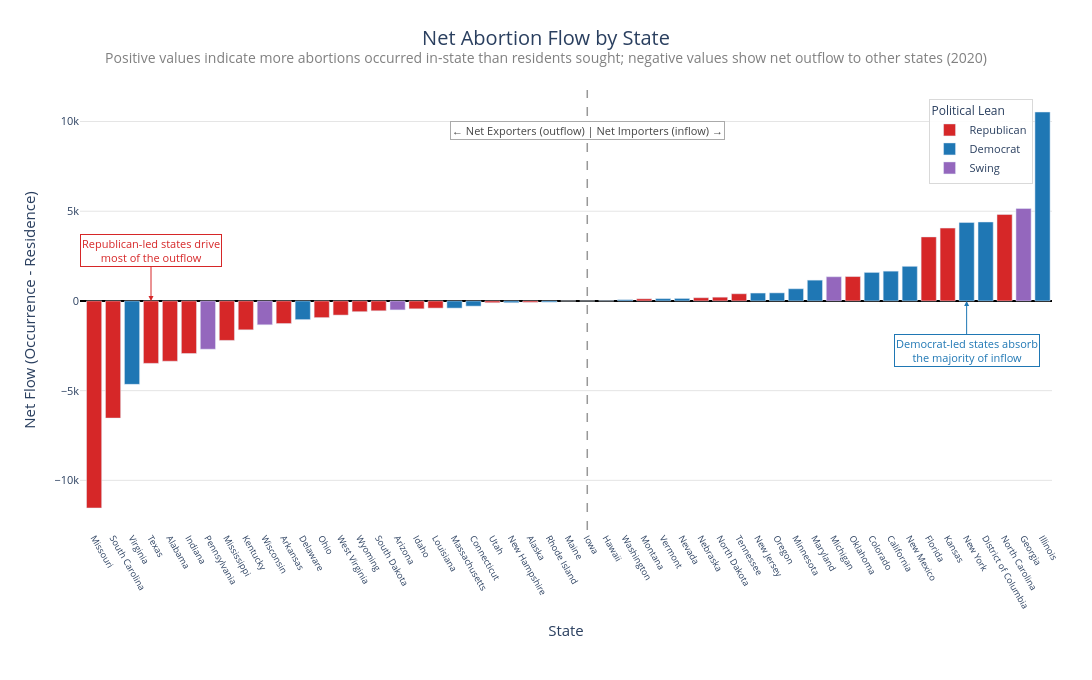

The notebook cell saved with this chart:
### Code cell
# Remove old annotations first (if re-running)
fig2.layout.annotations = []

# Annotation 1: Importer/Exporter dividing line
# Find the approximate x-index where bars cross zero — around "Louisiana" or nearby
fig2.add_vline(
    x="Iowa",  # adjust to whichever state is the last negative bar
    line_dash="dash",
    line_color="#555",
    line_width=1.5,
    opacity=0.6
)

fig2.add_annotation(
    x="Iowa",
    y=9500,
    text="← Net Exporters (outflow) | Net Importers (inflow) →",
    showarrow=False,
    font=dict(size=11, color="#444"),
    bgcolor="white",
    bordercolor="#aaa",
    borderwidth=1,
    xanchor="center"
)

# Annotation 2: Red states = exporters
fig2.add_annotation(
    x="Texas",
    y=0,
    text="Republican-led states drive<br>most of the outflow",
    showarrow=True,
    arrowhead=2,
    arrowcolor="#d62728",
    ax=0,
    ay=-50,
    font=dict(size=11, color="#d62728"),
    bgcolor="white",
    bordercolor="#d62728",
    borderwidth=1
)

# Annotation 3: Blue states = importers
fig2.add_annotation(
    x="New York",
    y=0,
    text="Democrat-led states absorb<br>the majority of inflow",
    showarrow=True,
    arrowhead=2,
    arrowcolor="#1f77b4",
    ax=0,
    ay=50,
    font=dict(size=11, color="#1f77b4"),
    bgcolor="white",
    bordercolor="#1f77b4",
    borderwidth=1
)

### Figure 1 — Plotly figure (JSON) as saved in the notebook; plotly's stock layout.template omitted (floating-point values rounded to 4 significant figures)
{"data": [{"hovertemplate": "<b>%{hovertext}</b><br><br>Political Lean=Republican<br>State=%{x}<br>Net Flow (Occurrence - Residence)=%{y}<extra></extra>", "hovertext": ["Missouri", "South Carolina", "Texas", "Alabama", "Indiana", "Mississippi", "Kentucky", "Arkansas", "Ohio", "West Virginia", "Wyoming", "South Dakota", "Idaho", "Louisiana", "Utah", "Alaska", "Iowa", "Montana", "Nebraska", "North Dakota", "Tennessee", "Oklahoma", "Florida", "Kansas", "North Carolina"], "legendgroup": "Republican", "marker": {"color": "#d62728", "pattern": {"shape": ""}}, "name": "Republican", "orientation": "v", "showlegend": true, "textposition": "auto", "type": "bar", "x": ["Missouri", "South Carolina", "Texas", "Alabama", "Indiana", "Mississippi", "Kentucky", "Arkansas", "Ohio", "West Virginia", "Wyoming", "South Dakota", "Idaho", "Louisiana", "Utah", "Alaska", "Iowa", "Montana", "Nebraska", "North Dakota", "Tennessee", "Oklahoma", "Florida", "Kansas", "North Carolina"], "xaxis": "x", "y": [-11540, -6530, -3480, -3360, -2930, -2200, -1610, -1260, -930, -790, -600, -550, -440, -400, -100, -80, 0, 120, 180, 210, 400, 1360, 3570, 4060, 4820], "yaxis": "y"}, {"hovertemplate": "<b>%{hovertext}</b><br><br>Political Lean=Democrat<br>State=%{x}<br>Net Flow (Occurrence - Residence)=%{y}<extra></extra>", "hovertext": ["Virginia", "Delaware", "Massachusetts", "Connecticut", "New Hampshire", "Rhode Island", "Maine", "Hawaii", "Washington", "Vermont", "Nevada", "New Jersey", "Oregon", "Minnesota", "Maryland", "Colorado", "California", "New Mexico", "New York", "District of Columbia", "Illinois"], "legendgroup": "Democrat", "marker": {"color": "#1f77b4", "pattern": {"shape": ""}}, "name": "Democrat", "orientation": "v", "showlegend": true, "textposition": "auto", "type": "bar", "x": ["Virginia", "Delaware", "Massachusetts", "Connecticut", "New Hampshire", "Rhode Island", "Maine", "Hawaii", "Washington", "Vermont", "Nevada", "New Jersey", "Oregon", "Minnesota", "Maryland", "Colorado", "California", "New Mexico", "New York", "District of Columbia", "Illinois"], "xaxis": "x", "y": [-4650, -1040, -400, -290, -100, -70, 0, 10, 70, 130, 140, 440, 450, 680, 1160, 1590, 1660, 1930, 4370, 4400, 10530], "yaxis": "y"}, {"hovertemplate": "<b>%{hovertext}</b><br><br>Political Lean=Swing<br>State=%{x}<br>Net Flow (Occurrence - Residence)=%{y}<extra></extra>", "hovertext": ["Pennsylvania", "Wisconsin", "Arizona", "Michigan", "Georgia"], "legendgroup": "Swing", "marker": {"color": "#9467bd", "pattern": {"shape": ""}}, "name": "Swing", "orientation": "v", "showlegend": true, "textposition": "auto", "type": "bar", "x": ["Pennsylvania", "Wisconsin", "Arizona", "Michigan", "Georgia"], "xaxis": "x", "y": [-2690, -1330, -500, 1350, 5150], "yaxis": "y"}], "layout": {"annotations": [{"bgcolor": "white", "bordercolor": "#aaa", "borderwidth": 1, "font": {"color": "#444", "size": 11}, "showarrow": false, "text": "← Net Exporters (outflow) | Net Importers (inflow) →", "x": "Iowa", "xanchor": "center", "y": 9500}, {"arrowcolor": "#d62728", "arrowhead": 2, "ax": 0, "ay": -50, "bgcolor": "white", "bordercolor": "#d62728", "borderwidth": 1, "font": {"color": "#d62728", "size": 11}, "showarrow": true, "text": "Republican-led states drive<br>most of the outflow", "x": "Texas", "y": 0}, {"arrowcolor": "#1f77b4", "arrowhead": 2, "ax": 0, "ay": 50, "bgcolor": "white", "bordercolor": "#1f77b4", "borderwidth": 1, "font": {"color": "#1f77b4", "size": 11}, "showarrow": true, "text": "Democrat-led states absorb<br>the majority of inflow", "x": "New York", "y": 0}], "barmode": "relative", "font": {"size": 13}, "height": 680, "legend": {"bgcolor": "rgba(255,255,255,0.9)", "bordercolor": "#d9d9d9", "borderwidth": 1, "font": {"size": 11}, "orientation": "v", "title": {"font": {"size": 12}, "text": "Political Lean"}, "tracegroupgap": 0, "x": 0.98, "xanchor": "right", "y": 0.98, "yanchor": "top"}, "margin": {"b": 150, "l": 80, "r": 40, "t": 90}, "paper_bgcolor": "white", "plot_bgcolor": "white", "shapes": [{"line": {"color": "#555", "dash": "dash", "width": 1.5}, "opacity": 0.6, "type": "line", "x0": "Iowa", "x1": "Iowa", "xref": "x", "y0": 0, "y1": 1, "yref": "y domain"}], "showlegend": true, "title": {"font": {"size": 20}, "text": "Net Abortion Flow by State<br><sup style='font-size:13px; color:gray'>Positive values indicate more abortions occurred in-state than residents sought; negative values show net outflow to other states (2020)</sup>", "x": 0.5, "xanchor": "center"}, "width": 1180, "xaxis": {"anchor": "y", "categoryarray": ["Missouri", "South Carolina", "Virginia", "Texas", "Alabama", "Indiana", "Pennsylvania", "Mississippi", "Kentucky", "Wisconsin", "Arkansas", "Delaware", "Ohio", "West Virginia", "Wyoming", "South Dakota", "Arizona", "Idaho", "Louisiana", "Massachusetts", "Connecticut", "Utah", "New Hampshire", "Alaska", "Rhode Island", "Maine", "Iowa", "Hawaii", "Washington", "Montana", "Vermont", "Nevada", "Nebraska", "North Dakota", "Tennessee", "New Jersey", "Oregon", "Minnesota", "Maryland", "Michigan", "Oklahoma", "Colorado", "California", "New Mexico", "Florida", "Kansas", "New York", "District of Columbia", "North Carolina", "Georgia", "Illinois"], "categoryorder": "array", "domain": [0, 1], "showgrid": false, "tickangle": 60, "tickfont": {"size": 9}, "title": {"font": {"size": 15}, "text": "State"}}, "yaxis": {"anchor": "x", "domain": [0, 1], "gridcolor": "#e5e5e5", "showgrid": true, "tickfont": {"size": 11}, "title": {"font": {"size": 15}, "text": "Net Flow (Occurrence - Residence)"}, "zeroline": true, "zerolinecolor": "black"}}}
